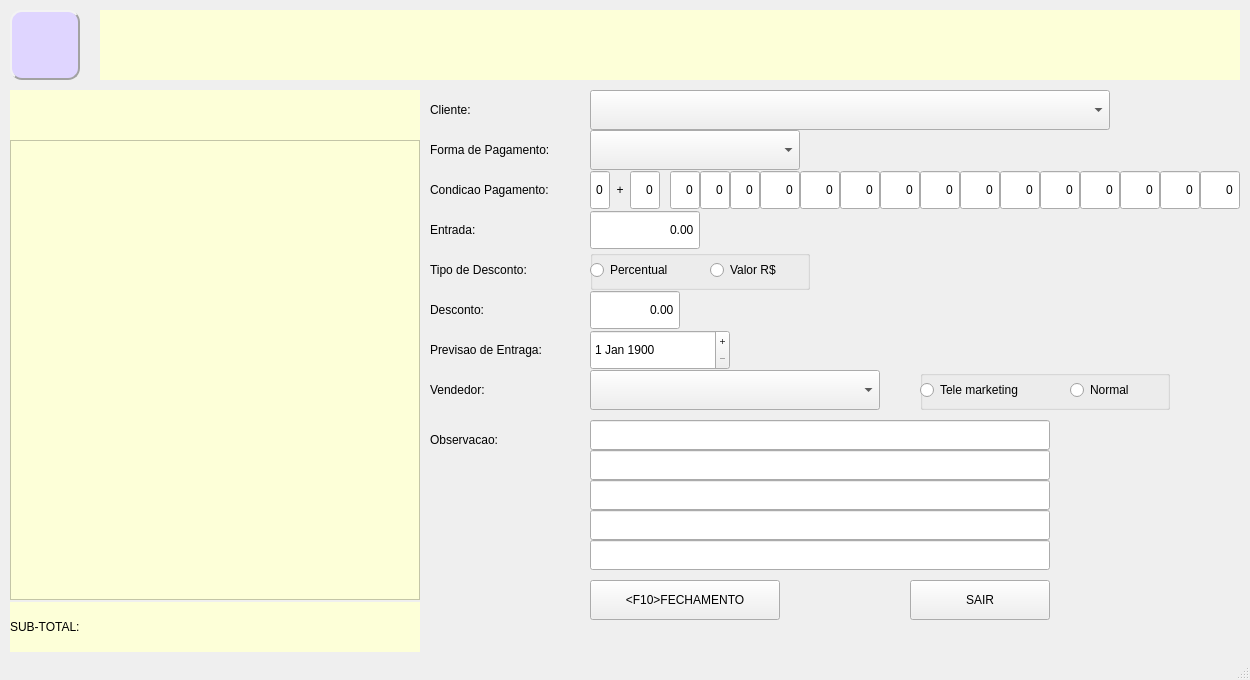
<?xml version="1.0" encoding="UTF-8"?>
<ui version="4.0">
 <class>MainWindow</class>
 <widget class="QMainWindow" name="MainWindow">
  <property name="geometry">
   <rect>
    <x>0</x>
    <y>0</y>
    <width>1250</width>
    <height>680</height>
   </rect>
  </property>
  <property name="windowTitle">
   <string>MainWindow</string>
  </property>
  <property name="styleSheet">
   <string notr="true"/>
  </property>
  <widget class="QWidget" name="centralwidget">
   <widget class="QLabel" name="produto">
    <property name="geometry">
     <rect>
      <x>100</x>
      <y>10</y>
      <width>1140</width>
      <height>70</height>
     </rect>
    </property>
    <property name="styleSheet">
     <string notr="true">font: 700 italic 25pt &quot;Courier&quot;;
background-color: rgb(253, 255, 216);
color: rgb(0, 0, 0);</string>
    </property>
    <property name="text">
     <string/>
    </property>
    <property name="alignment">
     <set>Qt::AlignCenter</set>
    </property>
   </widget>
   <widget class="QLabel" name="empresa">
    <property name="geometry">
     <rect>
      <x>10</x>
      <y>10</y>
      <width>70</width>
      <height>70</height>
     </rect>
    </property>
    <property name="styleSheet">
     <string notr="true">font: 81 10pt &quot;Rockwell Extra Bold&quot;;

background-color: rgb(223, 213, 255);

border-color: rgb(162, 162, 162);

border-style: Outset;
border-width: 2px;
border-radius: 12px;</string>
    </property>
    <property name="text">
     <string/>
    </property>
    <property name="pixmap">
     <pixmap>../../../../Users/Helio/.designer/backup/CADASTRO.png</pixmap>
    </property>
    <property name="scaledContents">
     <bool>true</bool>
    </property>
   </widget>
   <widget class="QTextBrowser" name="textBrowser">
    <property name="geometry">
     <rect>
      <x>10</x>
      <y>140</y>
      <width>410</width>
      <height>460</height>
     </rect>
    </property>
    <property name="styleSheet">
     <string notr="true">background-color: rgb(253, 255, 216);
color: rgb(0, 0, 0);</string>
    </property>
   </widget>
   <widget class="QPushButton" name="bt_fecha">
    <property name="geometry">
     <rect>
      <x>590</x>
      <y>580</y>
      <width>190</width>
      <height>40</height>
     </rect>
    </property>
    <property name="text">
     <string>&lt;F10&gt;FECHAMENTO</string>
    </property>
   </widget>
   <widget class="QLabel" name="label">
    <property name="geometry">
     <rect>
      <x>430</x>
      <y>90</y>
      <width>160</width>
      <height>40</height>
     </rect>
    </property>
    <property name="text">
     <string>Cliente:</string>
    </property>
   </widget>
   <widget class="QLabel" name="sub_total">
    <property name="geometry">
     <rect>
      <x>10</x>
      <y>602</y>
      <width>410</width>
      <height>50</height>
     </rect>
    </property>
    <property name="styleSheet">
     <string notr="true">background-color: rgb(253, 255, 216);
font: 700 19pt &quot;Courier&quot;;
color: rgb(0, 0, 0);</string>
    </property>
    <property name="text">
     <string>SUB-TOTAL:</string>
    </property>
   </widget>
   <widget class="QLabel" name="numero_pedido">
    <property name="geometry">
     <rect>
      <x>10</x>
      <y>90</y>
      <width>410</width>
      <height>30</height>
     </rect>
    </property>
    <property name="styleSheet">
     <string notr="true">background-color: rgb(253, 255, 216);
color: rgb(0, 0, 0);</string>
    </property>
    <property name="text">
     <string/>
    </property>
   </widget>
   <widget class="QLabel" name="label_2">
    <property name="geometry">
     <rect>
      <x>430</x>
      <y>250</y>
      <width>160</width>
      <height>40</height>
     </rect>
    </property>
    <property name="text">
     <string>Tipo de Desconto:</string>
    </property>
   </widget>
   <widget class="QLabel" name="label_3">
    <property name="geometry">
     <rect>
      <x>430</x>
      <y>290</y>
      <width>160</width>
      <height>40</height>
     </rect>
    </property>
    <property name="text">
     <string>Desconto:</string>
    </property>
   </widget>
   <widget class="QLabel" name="cabecalho">
    <property name="geometry">
     <rect>
      <x>10</x>
      <y>120</y>
      <width>410</width>
      <height>20</height>
     </rect>
    </property>
    <property name="styleSheet">
     <string notr="true">background-color: rgb(253, 255, 216);
color: rgb(0, 0, 0);</string>
    </property>
    <property name="text">
     <string/>
    </property>
   </widget>
   <widget class="QLabel" name="label_4">
    <property name="geometry">
     <rect>
      <x>430</x>
      <y>130</y>
      <width>160</width>
      <height>40</height>
     </rect>
    </property>
    <property name="text">
     <string>Forma de Pagamento:</string>
    </property>
   </widget>
   <widget class="QLabel" name="label_5">
    <property name="geometry">
     <rect>
      <x>430</x>
      <y>330</y>
      <width>160</width>
      <height>40</height>
     </rect>
    </property>
    <property name="text">
     <string>Previsao de Entraga:</string>
    </property>
   </widget>
   <widget class="QLabel" name="label_6">
    <property name="geometry">
     <rect>
      <x>430</x>
      <y>420</y>
      <width>160</width>
      <height>40</height>
     </rect>
    </property>
    <property name="text">
     <string>Observacao:</string>
    </property>
   </widget>
   <widget class="QGroupBox" name="groupBox">
    <property name="geometry">
     <rect>
      <x>590</x>
      <y>250</y>
      <width>220</width>
      <height>40</height>
     </rect>
    </property>
    <property name="title">
     <string/>
    </property>
    <widget class="QRadioButton" name="rb_percentual">
     <property name="geometry">
      <rect>
       <x>0</x>
       <y>0</y>
       <width>120</width>
       <height>40</height>
      </rect>
     </property>
     <property name="text">
      <string>Percentual</string>
     </property>
    </widget>
    <widget class="QRadioButton" name="rb_valor">
     <property name="geometry">
      <rect>
       <x>120</x>
       <y>0</y>
       <width>100</width>
       <height>40</height>
      </rect>
     </property>
     <property name="text">
      <string>Valor R$</string>
     </property>
    </widget>
   </widget>
   <widget class="QDoubleSpinBox" name="ds_desconto">
    <property name="geometry">
     <rect>
      <x>590</x>
      <y>290</y>
      <width>90</width>
      <height>40</height>
     </rect>
    </property>
    <property name="alignment">
     <set>Qt::AlignRight|Qt::AlignTrailing|Qt::AlignVCenter</set>
    </property>
    <property name="buttonSymbols">
     <enum>QAbstractSpinBox::NoButtons</enum>
    </property>
   </widget>
   <widget class="QDateEdit" name="data_previsao">
    <property name="geometry">
     <rect>
      <x>590</x>
      <y>330</y>
      <width>140</width>
      <height>40</height>
     </rect>
    </property>
    <property name="buttonSymbols">
     <enum>QAbstractSpinBox::PlusMinus</enum>
    </property>
    <property name="date">
     <date>
      <year>1900</year>
      <month>1</month>
      <day>1</day>
     </date>
    </property>
   </widget>
   <widget class="QComboBox" name="cb_forma_pg">
    <property name="geometry">
     <rect>
      <x>590</x>
      <y>130</y>
      <width>210</width>
      <height>40</height>
     </rect>
    </property>
   </widget>
   <widget class="QComboBox" name="cb_cliente">
    <property name="geometry">
     <rect>
      <x>590</x>
      <y>90</y>
      <width>520</width>
      <height>40</height>
     </rect>
    </property>
   </widget>
   <widget class="QLineEdit" name="obs1">
    <property name="geometry">
     <rect>
      <x>590</x>
      <y>420</y>
      <width>460</width>
      <height>30</height>
     </rect>
    </property>
    <property name="maxLength">
     <number>40</number>
    </property>
   </widget>
   <widget class="QLineEdit" name="obs2">
    <property name="geometry">
     <rect>
      <x>590</x>
      <y>450</y>
      <width>460</width>
      <height>30</height>
     </rect>
    </property>
    <property name="maxLength">
     <number>40</number>
    </property>
   </widget>
   <widget class="QLabel" name="label_7">
    <property name="geometry">
     <rect>
      <x>430</x>
      <y>170</y>
      <width>160</width>
      <height>40</height>
     </rect>
    </property>
    <property name="text">
     <string>Condicao Pagamento:</string>
    </property>
   </widget>
   <widget class="QDoubleSpinBox" name="ds_dia1">
    <property name="geometry">
     <rect>
      <x>670</x>
      <y>170</y>
      <width>30</width>
      <height>40</height>
     </rect>
    </property>
    <property name="alignment">
     <set>Qt::AlignRight|Qt::AlignTrailing|Qt::AlignVCenter</set>
    </property>
    <property name="buttonSymbols">
     <enum>QAbstractSpinBox::NoButtons</enum>
    </property>
    <property name="decimals">
     <number>0</number>
    </property>
    <property name="maximum">
     <double>450.000000000000000</double>
    </property>
   </widget>
   <widget class="QDoubleSpinBox" name="ds_dia2">
    <property name="geometry">
     <rect>
      <x>700</x>
      <y>170</y>
      <width>30</width>
      <height>40</height>
     </rect>
    </property>
    <property name="alignment">
     <set>Qt::AlignRight|Qt::AlignTrailing|Qt::AlignVCenter</set>
    </property>
    <property name="buttonSymbols">
     <enum>QAbstractSpinBox::NoButtons</enum>
    </property>
    <property name="decimals">
     <number>0</number>
    </property>
    <property name="maximum">
     <double>450.000000000000000</double>
    </property>
   </widget>
   <widget class="QDoubleSpinBox" name="ds_dia3">
    <property name="geometry">
     <rect>
      <x>730</x>
      <y>170</y>
      <width>30</width>
      <height>40</height>
     </rect>
    </property>
    <property name="alignment">
     <set>Qt::AlignRight|Qt::AlignTrailing|Qt::AlignVCenter</set>
    </property>
    <property name="buttonSymbols">
     <enum>QAbstractSpinBox::NoButtons</enum>
    </property>
    <property name="decimals">
     <number>0</number>
    </property>
    <property name="maximum">
     <double>450.000000000000000</double>
    </property>
   </widget>
   <widget class="QDoubleSpinBox" name="ds_dia4">
    <property name="geometry">
     <rect>
      <x>760</x>
      <y>170</y>
      <width>40</width>
      <height>40</height>
     </rect>
    </property>
    <property name="alignment">
     <set>Qt::AlignRight|Qt::AlignTrailing|Qt::AlignVCenter</set>
    </property>
    <property name="buttonSymbols">
     <enum>QAbstractSpinBox::NoButtons</enum>
    </property>
    <property name="decimals">
     <number>0</number>
    </property>
    <property name="maximum">
     <double>450.000000000000000</double>
    </property>
   </widget>
   <widget class="QDoubleSpinBox" name="ds_dia5">
    <property name="geometry">
     <rect>
      <x>800</x>
      <y>170</y>
      <width>40</width>
      <height>40</height>
     </rect>
    </property>
    <property name="alignment">
     <set>Qt::AlignRight|Qt::AlignTrailing|Qt::AlignVCenter</set>
    </property>
    <property name="buttonSymbols">
     <enum>QAbstractSpinBox::NoButtons</enum>
    </property>
    <property name="decimals">
     <number>0</number>
    </property>
    <property name="maximum">
     <double>450.000000000000000</double>
    </property>
   </widget>
   <widget class="QDoubleSpinBox" name="ds_dia6">
    <property name="geometry">
     <rect>
      <x>840</x>
      <y>170</y>
      <width>40</width>
      <height>40</height>
     </rect>
    </property>
    <property name="alignment">
     <set>Qt::AlignRight|Qt::AlignTrailing|Qt::AlignVCenter</set>
    </property>
    <property name="buttonSymbols">
     <enum>QAbstractSpinBox::NoButtons</enum>
    </property>
    <property name="decimals">
     <number>0</number>
    </property>
    <property name="maximum">
     <double>450.000000000000000</double>
    </property>
   </widget>
   <widget class="QDoubleSpinBox" name="ds_dia7">
    <property name="geometry">
     <rect>
      <x>880</x>
      <y>170</y>
      <width>40</width>
      <height>40</height>
     </rect>
    </property>
    <property name="alignment">
     <set>Qt::AlignRight|Qt::AlignTrailing|Qt::AlignVCenter</set>
    </property>
    <property name="buttonSymbols">
     <enum>QAbstractSpinBox::NoButtons</enum>
    </property>
    <property name="decimals">
     <number>0</number>
    </property>
    <property name="maximum">
     <double>450.000000000000000</double>
    </property>
   </widget>
   <widget class="QDoubleSpinBox" name="ds_dia8">
    <property name="geometry">
     <rect>
      <x>920</x>
      <y>170</y>
      <width>40</width>
      <height>40</height>
     </rect>
    </property>
    <property name="alignment">
     <set>Qt::AlignRight|Qt::AlignTrailing|Qt::AlignVCenter</set>
    </property>
    <property name="buttonSymbols">
     <enum>QAbstractSpinBox::NoButtons</enum>
    </property>
    <property name="decimals">
     <number>0</number>
    </property>
    <property name="maximum">
     <double>450.000000000000000</double>
    </property>
   </widget>
   <widget class="QDoubleSpinBox" name="ds_dia9">
    <property name="geometry">
     <rect>
      <x>960</x>
      <y>170</y>
      <width>40</width>
      <height>40</height>
     </rect>
    </property>
    <property name="alignment">
     <set>Qt::AlignRight|Qt::AlignTrailing|Qt::AlignVCenter</set>
    </property>
    <property name="buttonSymbols">
     <enum>QAbstractSpinBox::NoButtons</enum>
    </property>
    <property name="decimals">
     <number>0</number>
    </property>
    <property name="maximum">
     <double>450.000000000000000</double>
    </property>
   </widget>
   <widget class="QDoubleSpinBox" name="ds_dia10">
    <property name="geometry">
     <rect>
      <x>1000</x>
      <y>170</y>
      <width>40</width>
      <height>40</height>
     </rect>
    </property>
    <property name="alignment">
     <set>Qt::AlignRight|Qt::AlignTrailing|Qt::AlignVCenter</set>
    </property>
    <property name="buttonSymbols">
     <enum>QAbstractSpinBox::NoButtons</enum>
    </property>
    <property name="decimals">
     <number>0</number>
    </property>
    <property name="maximum">
     <double>450.000000000000000</double>
    </property>
   </widget>
   <widget class="QDoubleSpinBox" name="ds_dia11">
    <property name="geometry">
     <rect>
      <x>1040</x>
      <y>170</y>
      <width>40</width>
      <height>40</height>
     </rect>
    </property>
    <property name="alignment">
     <set>Qt::AlignRight|Qt::AlignTrailing|Qt::AlignVCenter</set>
    </property>
    <property name="buttonSymbols">
     <enum>QAbstractSpinBox::NoButtons</enum>
    </property>
    <property name="decimals">
     <number>0</number>
    </property>
    <property name="maximum">
     <double>450.000000000000000</double>
    </property>
   </widget>
   <widget class="QDoubleSpinBox" name="ds_dia12">
    <property name="geometry">
     <rect>
      <x>1080</x>
      <y>170</y>
      <width>40</width>
      <height>40</height>
     </rect>
    </property>
    <property name="alignment">
     <set>Qt::AlignRight|Qt::AlignTrailing|Qt::AlignVCenter</set>
    </property>
    <property name="buttonSymbols">
     <enum>QAbstractSpinBox::NoButtons</enum>
    </property>
    <property name="decimals">
     <number>0</number>
    </property>
    <property name="maximum">
     <double>450.000000000000000</double>
    </property>
   </widget>
   <widget class="QDoubleSpinBox" name="ds_dia13">
    <property name="geometry">
     <rect>
      <x>1120</x>
      <y>170</y>
      <width>40</width>
      <height>40</height>
     </rect>
    </property>
    <property name="alignment">
     <set>Qt::AlignRight|Qt::AlignTrailing|Qt::AlignVCenter</set>
    </property>
    <property name="buttonSymbols">
     <enum>QAbstractSpinBox::NoButtons</enum>
    </property>
    <property name="decimals">
     <number>0</number>
    </property>
    <property name="maximum">
     <double>450.000000000000000</double>
    </property>
   </widget>
   <widget class="QDoubleSpinBox" name="ds_dia14">
    <property name="geometry">
     <rect>
      <x>1160</x>
      <y>170</y>
      <width>40</width>
      <height>40</height>
     </rect>
    </property>
    <property name="alignment">
     <set>Qt::AlignRight|Qt::AlignTrailing|Qt::AlignVCenter</set>
    </property>
    <property name="buttonSymbols">
     <enum>QAbstractSpinBox::NoButtons</enum>
    </property>
    <property name="decimals">
     <number>0</number>
    </property>
    <property name="maximum">
     <double>450.000000000000000</double>
    </property>
   </widget>
   <widget class="QDoubleSpinBox" name="ds_dia15">
    <property name="geometry">
     <rect>
      <x>1200</x>
      <y>170</y>
      <width>40</width>
      <height>40</height>
     </rect>
    </property>
    <property name="alignment">
     <set>Qt::AlignRight|Qt::AlignTrailing|Qt::AlignVCenter</set>
    </property>
    <property name="buttonSymbols">
     <enum>QAbstractSpinBox::NoButtons</enum>
    </property>
    <property name="decimals">
     <number>0</number>
    </property>
    <property name="maximum">
     <double>450.000000000000000</double>
    </property>
   </widget>
   <widget class="QDoubleSpinBox" name="ds_entrada">
    <property name="geometry">
     <rect>
      <x>590</x>
      <y>170</y>
      <width>20</width>
      <height>40</height>
     </rect>
    </property>
    <property name="alignment">
     <set>Qt::AlignRight|Qt::AlignTrailing|Qt::AlignVCenter</set>
    </property>
    <property name="buttonSymbols">
     <enum>QAbstractSpinBox::NoButtons</enum>
    </property>
    <property name="decimals">
     <number>0</number>
    </property>
    <property name="maximum">
     <double>1.000000000000000</double>
    </property>
   </widget>
   <widget class="QLabel" name="label_8">
    <property name="geometry">
     <rect>
      <x>610</x>
      <y>170</y>
      <width>20</width>
      <height>40</height>
     </rect>
    </property>
    <property name="styleSheet">
     <string notr="true">font: 700 18pt &quot;Segoe UI&quot;;</string>
    </property>
    <property name="text">
     <string>+</string>
    </property>
    <property name="alignment">
     <set>Qt::AlignCenter</set>
    </property>
   </widget>
   <widget class="QDoubleSpinBox" name="ds_qtd_dias">
    <property name="geometry">
     <rect>
      <x>630</x>
      <y>170</y>
      <width>30</width>
      <height>40</height>
     </rect>
    </property>
    <property name="alignment">
     <set>Qt::AlignRight|Qt::AlignTrailing|Qt::AlignVCenter</set>
    </property>
    <property name="buttonSymbols">
     <enum>QAbstractSpinBox::NoButtons</enum>
    </property>
    <property name="decimals">
     <number>0</number>
    </property>
    <property name="maximum">
     <double>15.000000000000000</double>
    </property>
   </widget>
   <widget class="QLineEdit" name="obs3">
    <property name="geometry">
     <rect>
      <x>590</x>
      <y>480</y>
      <width>460</width>
      <height>30</height>
     </rect>
    </property>
    <property name="maxLength">
     <number>40</number>
    </property>
   </widget>
   <widget class="QLineEdit" name="obs4">
    <property name="geometry">
     <rect>
      <x>590</x>
      <y>510</y>
      <width>460</width>
      <height>30</height>
     </rect>
    </property>
    <property name="maxLength">
     <number>40</number>
    </property>
   </widget>
   <widget class="QLineEdit" name="obs5">
    <property name="geometry">
     <rect>
      <x>590</x>
      <y>540</y>
      <width>460</width>
      <height>30</height>
     </rect>
    </property>
    <property name="maxLength">
     <number>40</number>
    </property>
   </widget>
   <widget class="QPushButton" name="bt_sair">
    <property name="geometry">
     <rect>
      <x>910</x>
      <y>580</y>
      <width>140</width>
      <height>40</height>
     </rect>
    </property>
    <property name="text">
     <string>SAIR</string>
    </property>
   </widget>
   <widget class="QDoubleSpinBox" name="ds_vlr_entrada">
    <property name="geometry">
     <rect>
      <x>590</x>
      <y>210</y>
      <width>110</width>
      <height>40</height>
     </rect>
    </property>
    <property name="alignment">
     <set>Qt::AlignRight|Qt::AlignTrailing|Qt::AlignVCenter</set>
    </property>
    <property name="buttonSymbols">
     <enum>QAbstractSpinBox::NoButtons</enum>
    </property>
    <property name="decimals">
     <number>2</number>
    </property>
    <property name="maximum">
     <double>99999.000000000000000</double>
    </property>
   </widget>
   <widget class="QLabel" name="label_9">
    <property name="geometry">
     <rect>
      <x>430</x>
      <y>210</y>
      <width>160</width>
      <height>40</height>
     </rect>
    </property>
    <property name="text">
     <string>Entrada:</string>
    </property>
   </widget>
   <widget class="QLabel" name="label_10">
    <property name="geometry">
     <rect>
      <x>430</x>
      <y>370</y>
      <width>160</width>
      <height>40</height>
     </rect>
    </property>
    <property name="text">
     <string>Vendedor:</string>
    </property>
   </widget>
   <widget class="QComboBox" name="cb_vendedor">
    <property name="geometry">
     <rect>
      <x>590</x>
      <y>370</y>
      <width>290</width>
      <height>40</height>
     </rect>
    </property>
   </widget>
   <widget class="QGroupBox" name="groupBox_2">
    <property name="geometry">
     <rect>
      <x>920</x>
      <y>370</y>
      <width>250</width>
      <height>40</height>
     </rect>
    </property>
    <property name="title">
     <string/>
    </property>
    <widget class="QRadioButton" name="rb_telemarketing">
     <property name="geometry">
      <rect>
       <x>0</x>
       <y>0</y>
       <width>150</width>
       <height>40</height>
      </rect>
     </property>
     <property name="text">
      <string>Tele marketing</string>
     </property>
    </widget>
    <widget class="QRadioButton" name="rb_vendanormal">
     <property name="geometry">
      <rect>
       <x>150</x>
       <y>0</y>
       <width>100</width>
       <height>40</height>
      </rect>
     </property>
     <property name="text">
      <string>Normal</string>
     </property>
    </widget>
   </widget>
  </widget>
  <widget class="QStatusBar" name="statusbar"/>
 </widget>
 <tabstops>
  <tabstop>cb_cliente</tabstop>
  <tabstop>cb_forma_pg</tabstop>
  <tabstop>ds_entrada</tabstop>
  <tabstop>ds_qtd_dias</tabstop>
  <tabstop>ds_dia1</tabstop>
  <tabstop>ds_dia2</tabstop>
  <tabstop>ds_dia3</tabstop>
  <tabstop>ds_dia4</tabstop>
  <tabstop>ds_dia5</tabstop>
  <tabstop>ds_dia6</tabstop>
  <tabstop>ds_dia7</tabstop>
  <tabstop>ds_dia8</tabstop>
  <tabstop>ds_dia9</tabstop>
  <tabstop>ds_dia10</tabstop>
  <tabstop>ds_dia11</tabstop>
  <tabstop>ds_dia12</tabstop>
  <tabstop>ds_dia13</tabstop>
  <tabstop>ds_dia14</tabstop>
  <tabstop>ds_dia15</tabstop>
  <tabstop>ds_vlr_entrada</tabstop>
  <tabstop>rb_percentual</tabstop>
  <tabstop>rb_valor</tabstop>
  <tabstop>ds_desconto</tabstop>
  <tabstop>data_previsao</tabstop>
  <tabstop>obs1</tabstop>
  <tabstop>obs2</tabstop>
  <tabstop>obs3</tabstop>
  <tabstop>obs4</tabstop>
  <tabstop>obs5</tabstop>
  <tabstop>bt_fecha</tabstop>
  <tabstop>bt_sair</tabstop>
  <tabstop>textBrowser</tabstop>
 </tabstops>
 <resources/>
 <connections/>
</ui>
